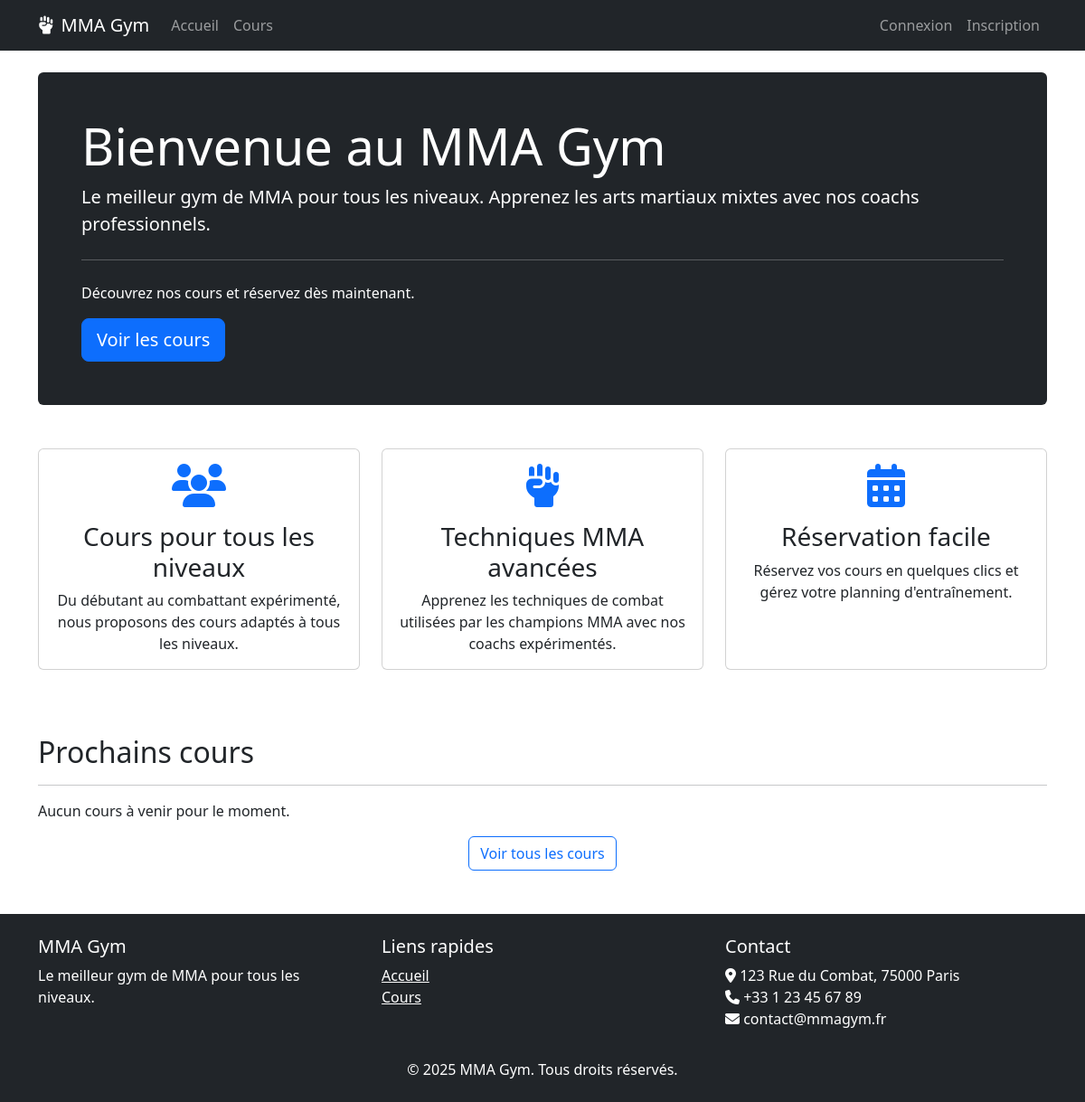
Before: / with the older database file.
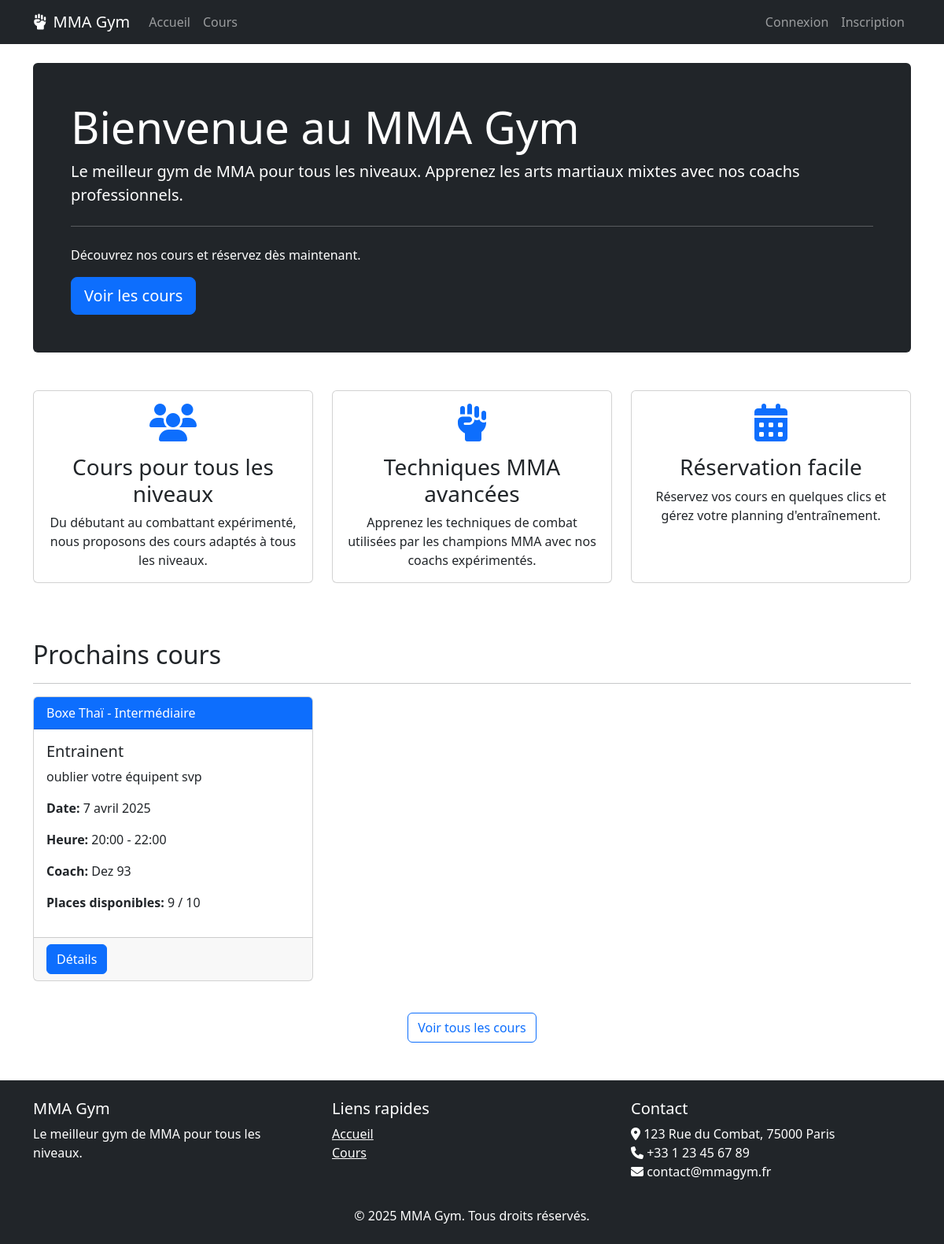
After: the same page with the newer database file.
### gym/models.py (models this page shows, shortened)
class Course(models.Model):
    COURSE_TYPES = [
        ('boxing', 'Boxe'),
        ('bjj', 'Jiu-Jitsu Brésilien'),
        ('wrestling', 'Lutte'),
        ('mma', 'MMA'),
        ('thai', 'Boxe Thaï'),
        ('conditioning', 'Préparation Physique'),
    ]
    LEVELS = [
        ('beginner', 'Débutant'),
        ('intermediate', 'Intermédiaire'),
        ('advanced', 'Avancé'),
        ('all', 'Tous niveaux'),
    ]
    title = models.CharField(max_length=100)
    description = models.TextField()
    coach = models.ForeignKey(User, on_delete=models.CASCADE, related_name='courses')
    course_type = models.CharField(max_length=20, choices=COURSE_TYPES)
    level = models.CharField(max_length=20, choices=LEVELS)
    date = models.DateField()
    start_time = models.TimeField()
    end_time = models.TimeField()
    max_participants = models.PositiveIntegerField(default=20)
    def get_available_spots(self):
        return self.max_participants - self.reservations.count()

### gym/views.py (the view)
# urls.py: path('', views.home, name='home'),
def home(request):
    upcoming_courses = Course.objects.filter(date__gte=timezone.now().date()).order_by('date', 'start_time')[:5]
    return render(request, 'home.html', {'upcoming_courses': upcoming_courses})

### templates/home.html (shortened to what this page needs)
{% extends 'base.html' %}
{% block content %}
<div class="jumbotron bg-dark text-white p-5 rounded">
    <h1 class="display-4">Bienvenue au MMA Gym</h1>
    <p class="lead">Le meilleur gym de MMA pour tous les niveaux. Apprenez les arts martiaux mixtes avec nos coachs professionnels.</p>
    <hr class="my-4 bg-light">
    <p>Découvrez nos cours et réservez dès maintenant.</p>
    <a class="btn btn-primary btn-lg" href="{% url 'course_list' %}">Voir les cours</a>
</div>
<div class="row mt-5">
    <div class="col-md-4 mb-4">
        <div class="card h-100">
            <div class="card-body text-center">
                <i class="fas fa-users fa-3x mb-3 text-primary"></i>
                <h3 class="card-title">Cours pour tous les niveaux</h3>
                <p class="card-text">Du débutant au combattant expérimenté, nous proposons des cours adaptés à tous les niveaux.</p>
            </div>
        </div>
    </div>
    <div class="col-md-4 mb-4">
        <div class="card h-100">
            <div class="card-body text-center">
                <i class="fas fa-fist-raised fa-3x mb-3 text-primary"></i>
                <h3 class="card-title">Techniques MMA avancées</h3>
                <p class="card-text">Apprenez les techniques de combat utilisées par les champions MMA avec nos coachs expérimentés.</p>
            </div>
        </div>
    </div>
    <div class="col-md-4 mb-4">
        <div class="card h-100">
            <div class="card-body text-center">
                <i class="fas fa-calendar-alt fa-3x mb-3 text-primary"></i>
                <h3 class="card-title">Réservation facile</h3>
                <p class="card-text">Réservez vos cours en quelques clics et gérez votre planning d'entraînement.</p>
            </div>
        </div>
    </div>
</div>
<div class="mt-5">
    <h2>Prochains cours</h2>
    <hr>
    {% if upcoming_courses %}
    <div class="row">
        {% for course in upcoming_courses %}
        <div class="col-md-4 mb-4">
            <div class="card h-100">
                <div class="card-header bg-primary text-white">
                    {{ course.get_course_type_display }} - {{ course.get_level_display }}
                </div>
                <div class="card-body">
                    <h5 class="card-title">{{ course.title }}</h5>
                    <p class="card-text">{{ course.description|truncatewords:15 }}</p>
                    <p><strong>Date:</strong> {{ course.date }}</p>
                    <p><strong>Heure:</strong> {{ course.start_time }} - {{ course.end_time }}</p>
                    <p><strong>Coach:</strong> {{ course.coach.get_full_name }}</p>
                    <p><strong>Places disponibles:</strong> {{ course.get_available_spots }} / {{ course.max_participants }}</p>
                </div>
                <div class="card-footer">
                    <a href="{% url 'course_detail' course.id %}" class="btn btn-primary">Détails</a>
                </div>
            </div>
        </div>
        {% endfor %}
    </div>
    {% else %}
    <p>Aucun cours à venir pour le moment.</p>
    {% endif %}
    <div class="text-center mt-3">
        <a href="{% url 'course_list' %}" class="btn btn-outline-primary">Voir tous les cours</a>
    </div>
</div>
{% endblock %}

### templates/base.html (shortened to what this page needs)
<!DOCTYPE html>
<html lang="fr">
<head>
    <link href="https://cdn.jsdelivr.net/npm/bootstrap@5.3.0/dist/css/bootstrap.min.css" rel="stylesheet">
    <link rel="stylesheet" href="https://cdnjs.cloudflare.com/ajax/libs/font-awesome/6.4.0/css/all.min.css">
    <link rel="stylesheet" href="/static/css/style.css">
</head>
<body>
    <nav class="navbar navbar-expand-lg navbar-dark bg-dark">
        <div class="container">
            <a class="navbar-brand" href="{% url 'home' %}">
                <i class="fas fa-fist-raised me-2"></i>MMA Gym
            </a>
            <div class="collapse navbar-collapse" id="navbarNav">
                <ul class="navbar-nav me-auto">
                    <li class="nav-item">
                        <a class="nav-link" href="{% url 'home' %}">Accueil</a>
                    </li>
                    <li class="nav-item">
                        <a class="nav-link" href="{% url 'course_list' %}">Cours</a>
                    </li>
                </ul>
                <ul class="navbar-nav">
                    {% if user.is_authenticated %}
                    <li class="nav-item dropdown">
                        <a class="nav-link dropdown-toggle" href="#" id="navbarDropdown" role="button" data-bs-toggle="dropdown">
                            {{ user.username }}
                        </a>
                        <ul class="dropdown-menu dropdown-menu-end">
                            <li><a class="dropdown-item" href="{% url 'profile' %}">Mon profil</a></li>
                            <li><hr class="dropdown-divider"></li>
                            <li><a class="dropdown-item" href="{% url 'logout' %}">Déconnexion</a></li>
                        </ul>
                    </li>
                    {% else %}
                    <li class="nav-item">
                        <a class="nav-link" href="{% url 'login' %}">Connexion</a>
                    </li>
                    <li class="nav-item">
                        <a class="nav-link" href="{% url 'register' %}">Inscription</a>
                    </li>
                    {% endif %}
                </ul>
            </div>
        </div>
    </nav>
    <div class="container mt-4">
        {% block content %}{% endblock %}
    </div>
    <footer class="bg-dark text-white py-4 mt-5">
        <div class="container">
            <div class="row">
                <div class="col-md-4">
                    <h5>MMA Gym</h5>
                    <p>Le meilleur gym de MMA pour tous les niveaux.</p>
                </div>
                <div class="col-md-4">
                    <h5>Liens rapides</h5>
                    <ul class="list-unstyled">
                        <li><a href="{% url 'home' %}" class="text-white">Accueil</a></li>
                        <li><a href="{% url 'course_list' %}" class="text-white">Cours</a></li>
                    </ul>
                </div>
                <div class="col-md-4">
                    <h5>Contact</h5>
                    <address>
                        <i class="fas fa-map-marker-alt"></i> 123 Rue du Combat, 75000 Paris<br>
                        <i class="fas fa-phone"></i> +33 1 23 45 67 89<br>
                        <i class="fas fa-envelope"></i> contact@mmagym.fr
                    </address>
                </div>
            </div>
            <div class="row mt-3">
                <div class="col text-center">
                    <p class="mb-0">&copy; {% now 'Y' %} MMA Gym. Tous droits réservés.</p>
                </div>
            </div>
        </div>
    </footer>
</body>
</html>

Changed rows visible on the page:
now on this page (row edited): Course: course_type "Boxe Thaï", level "Intermédiaire", title "Entrainent", description "oublier votre équipent svp", date "7 avril 2025", start_time "20:00", end_time "22:00", coach.get_full_name "Dez 93", get_available_spots "9", max_participants "10"
Other visible differences:
text no longer shown: "Aucun cours à venir pour le moment."
